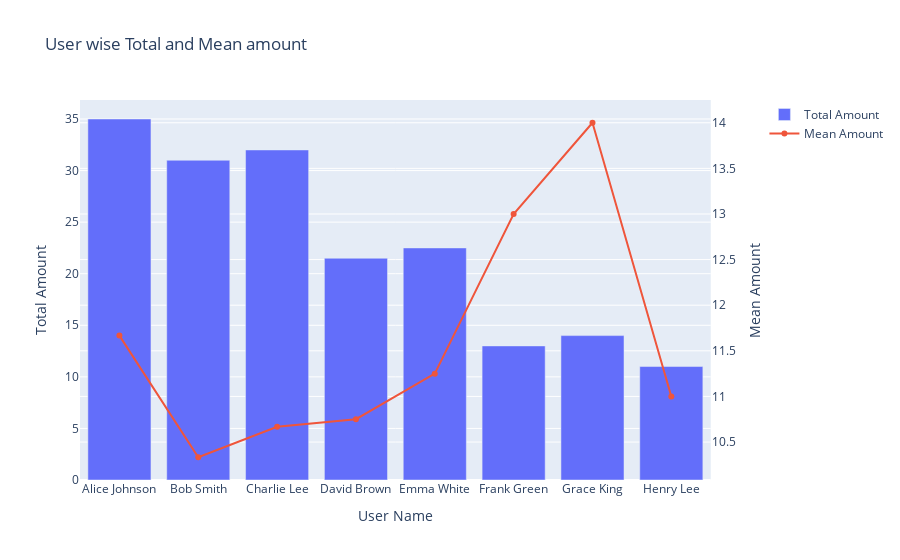

The notebook cell this image was saved under:
### Code cell
fig = make_subplots(specs=[[{"secondary_y": True}]])

# Add traces
fig.add_trace(
    go.Bar(x=user_pivot["User Name"], y=user_pivot["Total Amount"], name="Total Amount"),
    secondary_y=False,
)

fig.add_trace(
    go.Scatter(x=user_pivot["User Name"], y=user_pivot["Total Amount"]/user_pivot["Total Orders"], name="Mean Amount"),
    secondary_y=True,
)

# Add figure title
fig.update_layout(
    title_text="User wise Total and Mean amount"
)

# Set x-axis title
fig.update_xaxes(title_text="User Name")

# # Set y-axes titles
fig.update_yaxes(title_text="Total Amount", secondary_y=False)
fig.update_yaxes(title_text="Mean Amount", secondary_y=True)

fig.show()

### Figure 1 — Plotly figure (JSON) as saved in the notebook; plotly's stock layout.template omitted (floating-point values rounded to 4 significant figures)
{"data": [{"name": "Total Amount", "type": "bar", "x": ["Alice Johnson", "Bob Smith", "Charlie Lee", "David Brown", "Emma White", "Frank Green", "Grace King", "Henry Lee"], "xaxis": "x", "y": [35, 31, 32, 21.5, 22.5, 13, 14, 11], "yaxis": "y"}, {"name": "Mean Amount", "type": "scatter", "x": ["Alice Johnson", "Bob Smith", "Charlie Lee", "David Brown", "Emma White", "Frank Green", "Grace King", "Henry Lee"], "xaxis": "x", "y": [11.67, 10.33, 10.67, 10.75, 11.25, 13, 14, 11], "yaxis": "y2"}], "layout": {"title": {"text": "User wise Total and Mean amount"}, "xaxis": {"anchor": "y", "domain": [0, 0.94], "title": {"text": "User Name"}}, "yaxis": {"anchor": "x", "domain": [0, 1], "title": {"text": "Total Amount"}}, "yaxis2": {"anchor": "x", "overlaying": "y", "side": "right", "title": {"text": "Mean Amount"}}}}
